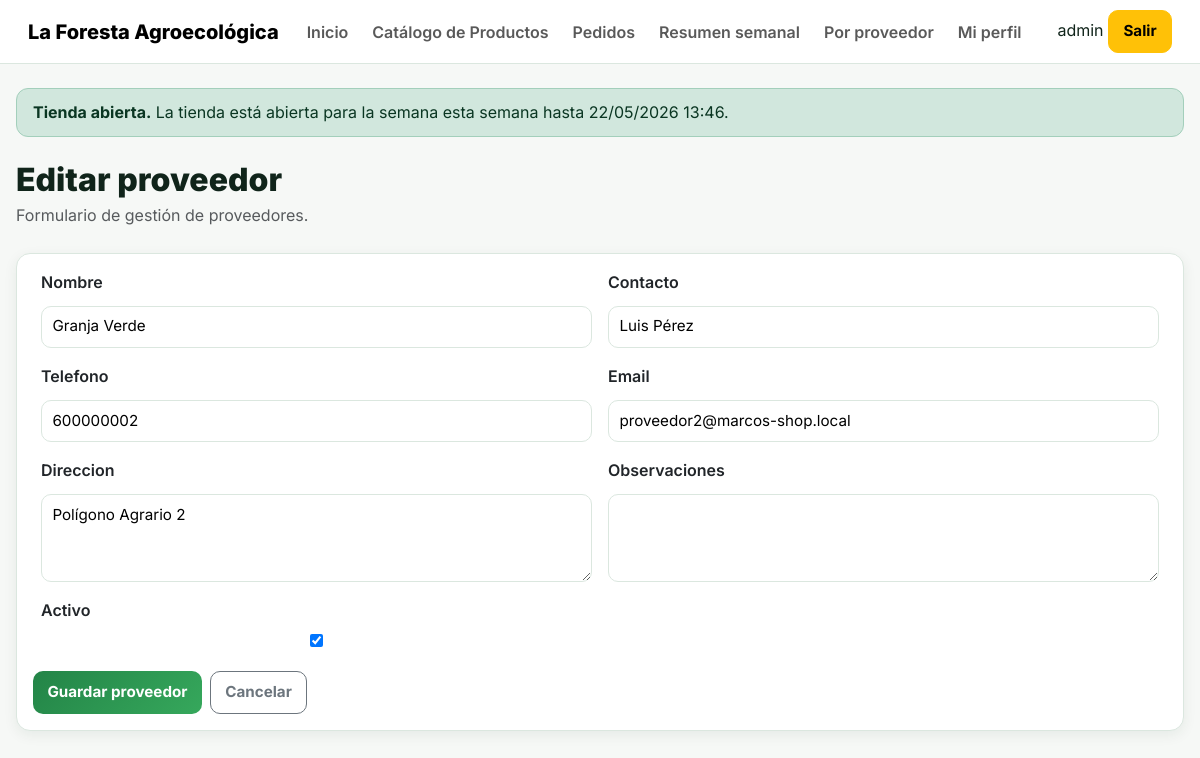
/catalogo/proveedores/2/editar/ (signed in), run on the app's committed database.
### catalog/models.py (models this page shows, shortened)
class Proveedor(models.Model):
    nombre = models.CharField(max_length=150)
    contacto = models.CharField(max_length=150, blank=True)
    telefono = models.CharField(max_length=30, blank=True)
    email = models.EmailField(blank=True)
    direccion = models.TextField(blank=True)
    observaciones = models.TextField(blank=True)
    activo = models.BooleanField(default=True)
    class Meta:
        ordering = ['nombre']

### catalog/views.py (the view)
# urls.py: path('proveedores/<int:pk>/editar/', proveedor_update, name='proveedor_update'),
@login_required
@user_passes_test(admin_required)
def proveedor_update(request, pk):
    proveedor = get_object_or_404(Proveedor, pk=pk)
    form = ProveedorForm(request.POST or None, instance=proveedor)
    if form.is_valid():
        form.save()
        messages.success(request, 'Proveedor actualizado correctamente.')
        return redirect('proveedor_list')
    return render(request, 'catalog/proveedor_form.html', {'form': form, 'titulo': 'Editar proveedor'})

### catalog/forms.py
class ProveedorForm(forms.ModelForm):
    class Meta:
        model = Proveedor
        fields = [
            'nombre',
            'contacto',
            'telefono',
            'email',
            'direccion',
            'observaciones',
            'activo',
        ]
        widgets = {
            'direccion': forms.Textarea(attrs={'rows': 3}),
            'observaciones': forms.Textarea(attrs={'rows': 3}),
        }

### catalog/views.py (called while the page is built)
def admin_required(user):
    return user.is_superuser

### core/context_processors.py (called while the page is built, shortened)
def shop_status(request):
    now = timezone.now()
    ciclo = OrderCycle.objects.filter(
        cerrado=False,
        inicio__lte=now,
        cierre__gte=now
    ).order_by('-inicio').first()
    if ciclo:
        shop_open = True
        shop_status_message = f'La tienda está abierta para la semana {ciclo.nombre} hasta {ciclo.cierre.strftime("%d/%m/%Y %H:%M")}.'
    return {
        'shop_open': shop_open,
        'shop_status_message': shop_status_message,
        'APP_DISPLAY_NAME': getattr(settings, 'APP_DISPLAY_NAME', 'La Foresta Agroecológica'),
    }

### templates/catalog/proveedor_form.html (shortened to what this page needs)
{% extends "base.html" %}
{% block content %}
<div class="page-hero">
    <div>
        <h1>{{ titulo }}</h1>
        <p class="text-muted">
            Formulario de gestión de proveedores.
        </p>
    </div>
</div>
<div class="card">
    <div class="card-body">
        <form method="post">
            <div class="row g-3">
                {% for field in form %}
                <div class="col-md-6">
                    <label class="form-label">
                        {{ field.label }}
                    </label>
                    {{ field }}
                </div>
                {% endfor %}
            </div>
            <div class="d-flex gap-2 mt-4">
                <button type="submit"
                        class="btn btn-success">
                    Guardar proveedor
                </button>
                <a href="{% url 'proveedor_list' %}"
                   class="btn btn-outline-secondary">
                    Cancelar
                </a>
            </div>
        </form>
    </div>
</div>
{% endblock %}

### templates/base.html (shortened to what this page needs)
{% load static %}
<!DOCTYPE html>
<html lang="es">
<head>
  <link rel="stylesheet" href="https://cdn.jsdelivr.net/npm/bootstrap@5.3.3/dist/css/bootstrap.min.css">
  <link rel="stylesheet" href="{% static 'css/styles.css' %}">
</head>
<body class="app-body">
<nav class="navbar navbar-expand-lg app-navbar">
  <div class="container-fluid app-container">
    <a class="navbar-brand brand-mark" href="{% url 'dashboard_redirect' %}">
      <span>{{ APP_DISPLAY_NAME|default:"La Foresta Agroecológica" }}</span>
    </a>
    {% if user.is_authenticated %}
    <div class="collapse navbar-collapse" id="mainNav">
      <ul class="navbar-nav me-auto mb-2 mb-lg-0 nav-pills-soft">
        <li class="nav-item"><a class="nav-link" href="{% url 'dashboard_redirect' %}">Inicio</a></li>
        <li class="nav-item"><a class="nav-link" href="{% url 'product_table' %}">Catálogo de Productos</a></li>
        <li class="nav-item"><a class="nav-link" href="{% url 'pedido_list' %}">Pedidos</a></li>
        {% if user.is_superuser %}
          <li class="nav-item"><a class="nav-link" href="{% url 'weekly_summary' %}">Resumen semanal</a></li>
          <li class="nav-item"><a class="nav-link" href="{% url 'supplier_summary' %}">Por proveedor</a></li>
        {% endif %}
        <li class="nav-item"><a class="nav-link" href="{% url 'profile_edit' %}">Mi perfil</a></li>
      </ul>
      <div class="user-chip-wrap">
        <span class="user-chip">{{ user.username }}</span>
        <a class="btn btn-warning btn-sm btn-soft-warning" href="{% url 'logout' %}">Salir</a>
      </div>
    </div>
    {% endif %}
  </div>
</nav>
<main class="container py-4 app-container">
  {% if user.is_authenticated %}
    <div class="alert status-alert {% if shop_open %}alert-success{% else %}alert-warning{% endif %} mb-4" role="alert">
      <strong>{% if shop_open %}Tienda abierta{% else %}Tienda cerrada{% endif %}.</strong>
      {{ shop_status_message }}
    </div>
  {% endif %}
  {% block content %}{% endblock %}
</main>
</body>
</html>

### static/css/styles.css (style rules this page uses)
:root { --bg: #f6f8f6; --panel: #ffffff; --text: #10241a; --muted: #5f6f66; --green: #238447; --green-dark: #176332; --green-soft: #e8f5ec; --line: #dbe7df; --warning-bg: #fff6dc; --warning-line: #f2d47b; --shadow: 0 4px 14px rgba(20,60,35,.07); --radius: 14px; }
* { box-sizing: border-box; }
body { margin: 0; font-family: Inter, system-ui, sans-serif; color: var(--text); background: #f6f8f6; min-height: 100vh; overflow-x: hidden; }
.navbar { background: rgba(255,255,255,.96) !important; backdrop-filter: blur(10px); border-bottom: 1px solid var(--line); padding: .65rem 1rem; }
.navbar-brand { font-weight: 800; }
.nav-link { font-weight: 600; border-radius: 999px; padding: .45rem .75rem !important; }
.container { max-width: 1280px; padding: .8rem 1rem; }
h1 { font-size: 2rem; font-weight: 850; margin-bottom: .25rem; }
p { color: var(--muted); margin-bottom: .6rem; }
.alert { border-radius: 12px; padding: .7rem 1rem; margin-bottom: 1rem; }
.card { border-radius: var(--radius) !important; border: 1px solid var(--line) !important; box-shadow: var(--shadow); margin-bottom: 1rem; }
.card-body { padding: 1rem !important; }
.btn { border-radius: 10px !important; font-weight: 700 !important; padding: .55rem .9rem !important; font-size: .95rem !important; }
.btn-success { background: linear-gradient(135deg,var(--green),#36a85c) !important; border: none !important; }
.form-control, .form-select, textarea, input { border-radius: 10px !important; border: 1px solid var(--line) !important; padding: .55rem .65rem !important; font-size: .95rem !important; }
textarea.form-control, textarea { min-height: 72px; }
.card .row.g-3 > div { display: flex; flex-direction: column; gap: .25rem; }
.card .row.g-3 label { font-weight: 600; }
.page-hero { display: flex; justify-content: space-between; align-items: center; flex-wrap: wrap; gap: .7rem; margin-bottom: 1rem; }
.row { margin-left: 0; margin-right: 0; }

### data on the page
Proveedor: form "Granja Verde" "Luis Pérez" "600000002" "proveedor2@marcos-shop.local" "Polígono Agrario 2" "☑"

### other printed values
{{ APP_DISPLAY_NAME|default:"La Foresta Agroecológica" }} "La Foresta Agroecológica"
{{ user.username }} "admin"
{{ shop_status_message }} "La tienda está abierta para la semana esta semana hasta 22/05/2026 13:46."
{{ titulo }} "Editar proveedor"
{{ field.label }} "Nombre" "Contacto" "Telefono" "Email" "Direccion" "Observaciones" "Activo"
